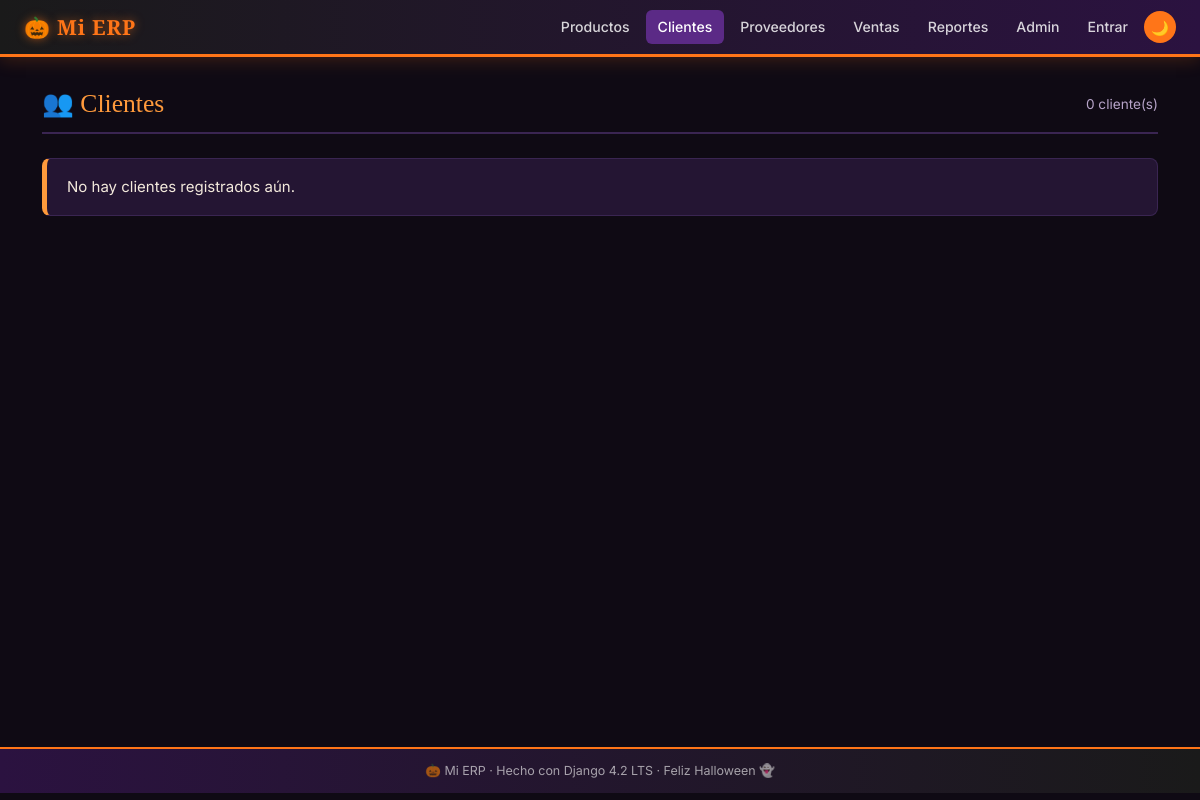
/clientes/, run on an earlier commit of the app's database.
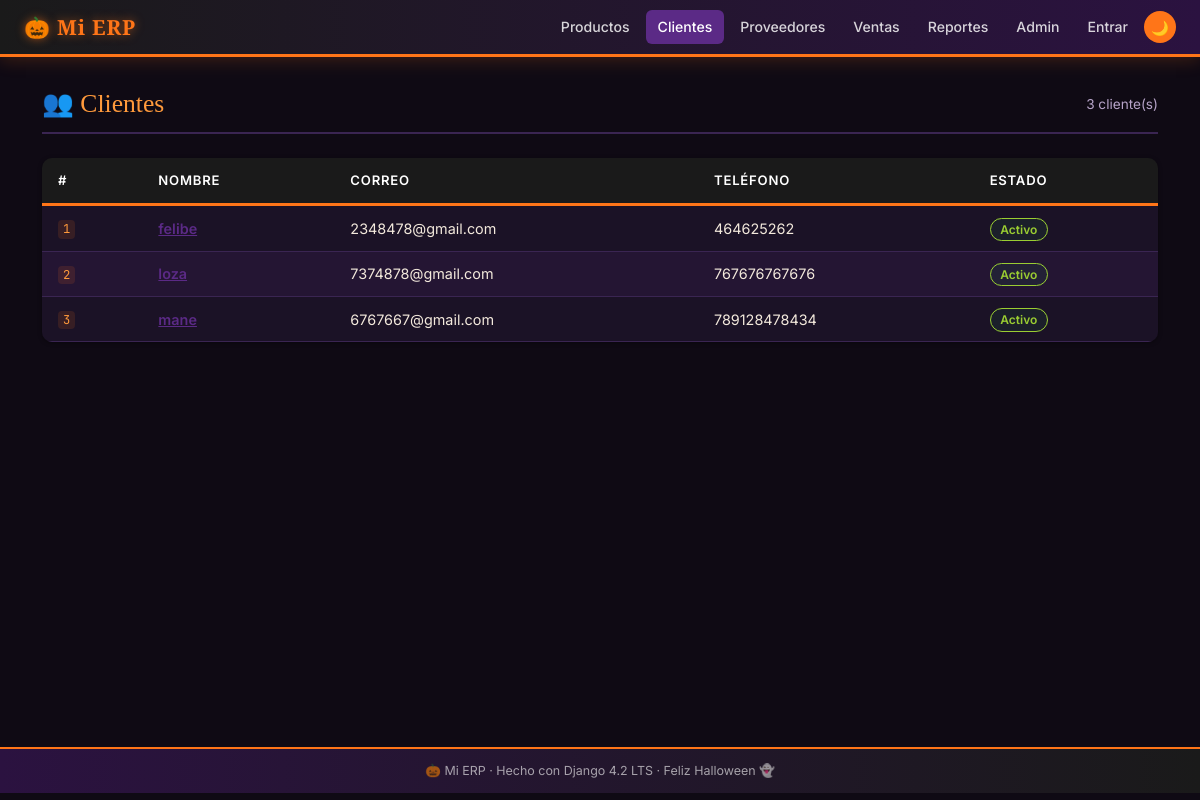
And on a later commit of the database.
### clientes/models.py (models this page shows, shortened)
class Cliente(models.Model):
    nombre   = models.CharField(
        max_length=150, verbose_name='Nombre'
    )
    correo   = models.EmailField(
        unique=True, verbose_name='Correo electrónico'
    )
    telefono = models.CharField(
        max_length=20, blank=True, verbose_name='Teléfono'
    )
    activo   = models.BooleanField(
        default=True, verbose_name='Activo'
    )
    creado   = models.DateTimeField(
        auto_now_add=True, verbose_name='Fecha de registro'
    )
    class Meta:
        verbose_name        = 'Cliente'
        verbose_name_plural = 'Clientes'
        ordering            = ['nombre']

### clientes/views.py (the view)
# urls.py: path('',                          views.ClienteListView.as_view(),   name='lista'),
class ClienteListView(ListView):
    model               = Cliente
    template_name       = 'clientes/lista.html'
    context_object_name = 'clientes'
    paginate_by         = 20
    def get_queryset(self):
        return Cliente.objects.filter(activo=True).order_by('nombre')

### clientes/templates/clientes/lista.html (shortened to what this page needs)
{% extends "base.html" %}
{% block nav_clientes %}active{% endblock %}
{% block content %}
<div class="erp-page-title">
    <h2>👥 Clientes</h2>
    <span style="margin-left:auto;color:var(--clr-muted);font-size:.85rem;">
        {{ page_obj.paginator.count }} cliente(s)
    </span>
</div>
{% if clientes %}
<table class="erp-table">
    <thead>
        <tr>
            <th>#</th><th>Nombre</th><th>Correo</th>
            <th>Teléfono</th><th>Estado</th>
        </tr>
    </thead>
    <tbody>
        {% for c in clientes %}
        <tr>
            <td><code>{{ c.pk }}</code></td>
            <td>
                <a href="{% url 'clientes:detalle' c.pk %}"
                   style="color:var(--clr-royal);font-weight:600;">
                    {{ c.nombre }}
                </a>
            </td>
            <td>{{ c.correo }}</td>
            <td>{{ c.telefono|default:"—" }}</td>
            <td>
                {% if c.activo %}
                    <span class="badge-erp-active">Activo</span>
                {% else %}
                    <span class="badge-erp-inactive">Inactivo</span>
                {% endif %}
            </td>
        </tr>
        {% endfor %}
    </tbody>
</table>
{% else %}
<div class="erp-alert-info">No hay clientes registrados aún.</div>
{% endif %}
{% endblock %}

### templates/base.html (shortened to what this page needs)
<!DOCTYPE html>
<html lang="es" data-theme="halloween">
<head>
    <link href="https://cdn.jsdelivr.net/npm/bootstrap@5.3.0/dist/css/bootstrap.min.css"
          rel="stylesheet">
</head>
<body>
<nav class="erp-navbar">
    <a class="erp-brand" href="/">🎃 Mi ERP</a>
    <div class="erp-nav-links">
        <a href="{% url 'productos:lista' %}"
           class="erp-nav-link {% block nav_productos %}{% endblock %}">Productos</a>
        <a href="{% url 'clientes:lista' %}"
           class="erp-nav-link {% block nav_clientes %}{% endblock %}">Clientes</a>
        <a href="{% url 'proveedores:lista' %}"
           class="erp-nav-link {% block nav_proveedores %}{% endblock %}">Proveedores</a>
        <a href="{% url 'ventas:lista' %}"
           class="erp-nav-link {% block nav_ventas %}{% endblock %}">Ventas</a>
        <a href="{% url 'reportes:inicio' %}"
           class="erp-nav-link {% block nav_reportes %}{% endblock %}">Reportes</a>
        <a href="/admin/" class="erp-nav-link">Admin</a>
        {% if user.is_authenticated %}
            <a href="/accounts/logout/" class="erp-nav-link">
                Salir ({{ user.username }})
            </a>
        {% else %}
            <a href="/accounts/login/" class="erp-nav-link">Entrar</a>
        {% endif %}
        <button class="theme-toggle" id="themeBtn" title="Cambiar tema">🌙</button>
    </div>
</nav>
<main class="erp-main">
    <div class="container">
        {% block content %}{% endblock %}
    </div>
</main>
<footer class="erp-footer">
    🎃 Mi ERP · Hecho con Django 4.2 LTS · Feliz Halloween 👻
</footer>
</body>
</html>

### templates/base.html (style rules this page uses)
:root, [data-theme="light"] { --clr-navy : #0A2342; --clr-royal : #1B4F8A; --clr-sky : #4A90D9; --clr-ice : #E8F0FB; --clr-gold : #B8860B; --clr-amber : #D4A017; --clr-cream : #FDF8E8; --clr-bg : #F5F7FA; --clr-surface: #FFFFFF; --clr-text : #1A1A2E; --clr-muted : #5A6A7E; --clr-border : #C8D8EC; --clr-danger : #C0392B; --clr-ok : #1A7A4A; --shadow-sm : 0 1px 4px rgba(10,35,66,.08); --shadow-md : 0 4px 16px rgba(10,35,66,.12); }
[data-theme="halloween"] { --clr-navy : #1A1A1A; --clr-royal : #5B2A86; --clr-sky : #FF9A3C; --clr-ice : #241533; --clr-gold : #FF7518; --clr-amber : #FFA64D; --clr-cream : #2B1A10; --clr-bg : #0F0A14; --clr-surface: #1B1226; --clr-text : #F3E9DC; --clr-muted : #B7A4C9; --clr-border : #3A2552; --clr-danger : #FF4D4D; --clr-ok : #9ACD32; --shadow-sm : 0 1px 4px rgba(0,0,0,.4); --shadow-md : 0 4px 16px rgba(255,117,24,.18); }
*, *::before, *::after { box-sizing: border-box; }
body { font-family: 'Inter','Segoe UI',sans-serif; font-size: 15px; background: var(--clr-bg); color: var(--clr-text); line-height: 1.6; transition: background .25s, color .25s; margin: 0; }
.erp-navbar { background: var(--clr-navy); border-bottom: 3px solid var(--clr-gold); padding: .65rem 1.5rem; display: flex; align-items: center; justify-content: space-between; flex-wrap: wrap; gap: .5rem; box-shadow: var(--shadow-md); }
.erp-brand { font-family: 'Playfair Display',Georgia,serif; font-size: 1.3rem; font-weight: 700; color: var(--clr-gold) !important; text-decoration: none; letter-spacing: .04em; }
.erp-nav-links { display: flex; align-items: center; gap: .25rem; flex-wrap: wrap; }
.erp-nav-link { color: rgba(255,255,255,.82) !important; font-size: .88rem; font-weight: 500; padding: .35rem .75rem; border-radius: 6px; text-decoration: none; transition: background .2s, color .2s; }
.erp-nav-link:hover, .erp-nav-link.active { background: var(--clr-royal); color: #FFF !important; }
.theme-toggle { background: var(--clr-gold); color: var(--clr-navy); border: none; border-radius: 50%; width: 32px; height: 32px; font-size: .9rem; cursor: pointer; transition: transform .2s; }
.erp-main { padding: 2rem 0; min-height: calc(100vh - 110px); }
.erp-table { width: 100%; border-collapse: separate; border-spacing: 0; border-radius: 10px; overflow: hidden; box-shadow: var(--shadow-sm); }
.erp-table thead th { background: var(--clr-navy); color: #FFF; font-weight: 600; font-size: .82rem; text-transform: uppercase; letter-spacing: .06em; padding: .75rem 1rem; border-bottom: 3px solid var(--clr-gold); }
.erp-table tbody td { background: var(--clr-surface); padding: .65rem 1rem; border-bottom: 1px solid var(--clr-border); font-size: .9rem; }
.erp-table tbody tr:nth-child(even) td { background: var(--clr-ice); }
.badge-erp-active { background: rgba(26,122,74,.12); color: var(--clr-ok); border: 1px solid currentColor; font-size: .75rem; padding: .2rem .6rem; border-radius: 20px; font-weight: 600; }
.erp-page-title { display: flex; align-items: center; gap: 1rem; margin-bottom: 1.5rem; padding-bottom: .75rem; border-bottom: 2px solid var(--clr-border); }
.erp-page-title h2 { font-family: 'Playfair Display',serif; font-size: 1.6rem; color: var(--clr-navy); margin: 0; }
[data-theme="dark"] .erp-page-title h2, [data-theme="halloween"] .erp-page-title h2 { color: var(--clr-sky); }
code, .mono { font-family: 'JetBrains Mono',Consolas,monospace; font-size: .85em; color: var(--clr-royal); background: var(--clr-ice); padding: .1em .4em; border-radius: 4px; }
[data-theme="halloween"] code, [data-theme="halloween"] .mono { color: var(--clr-sky); background: rgba(255,117,24,.12); }
.erp-footer { background: var(--clr-navy); color: rgba(255,255,255,.6); text-align: center; font-size: .78rem; padding: .75rem; border-top: 2px solid var(--clr-gold); }
[data-theme="halloween"] .erp-navbar { background: linear-gradient(90deg, #1A1A1A 0%, #2B1240 100%); }
[data-theme="halloween"] .erp-brand { text-shadow: 0 0 10px rgba(255,117,24,.55); }
[data-theme="halloween"] .erp-footer { background: linear-gradient(90deg, #2B1240 0%, #1A1A1A 100%); }

What changed in the data, as far as the page shows it:
added Cliente: pk "1", nombre "felibe", correo "2348478@gmail.com", telefono "464625262", activo "Activo"
added Cliente: pk "2", nombre "loza", correo "7374878@gmail.com", telefono "767676767676", activo "Activo"
added Cliente: pk "3", nombre "mane", correo "6767667@gmail.com", telefono "789128478434", activo "Activo"
Also different on the page:
{{ page_obj.paginator.count }}: "0" → "3"
text no longer shown: "No hay clientes registrados aún."
text now shown: "# NOMBRE CORREO TELÉFONO ESTADO"
